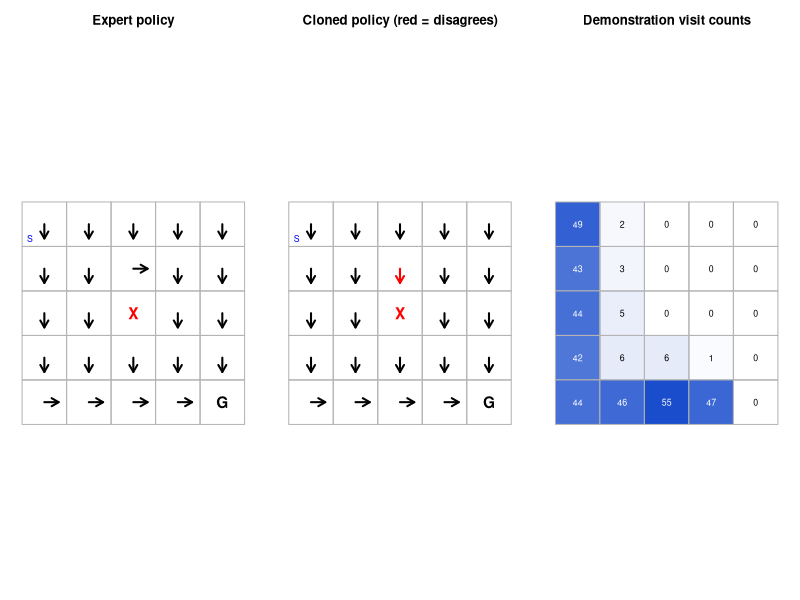

Write the R code that produced this figure.
## ---- chunk 1
set.seed(42)

# Gridworld geometry
grid_n   <- 5
n_states <- grid_n * grid_n
actions  <- c("up", "down", "left", "right")
n_act    <- length(actions)

start_state <- 1                 # top-left  (row 1, col 1)
goal_state  <- n_states          # bottom-right (row 5, col 5)
trap_state  <- 13                # a cell in the middle (row 3, col 3)

# Map a state id to (row, col) and back
to_rc <- function(s) c(row = ((s - 1) %/% grid_n) + 1,
                       col = ((s - 1) %%  grid_n) + 1)
to_s  <- function(r, c) (r - 1) * grid_n + c

# Deterministic transition: returns the next state id
step_env <- function(s, a) {
  rc <- to_rc(s); r <- rc["row"]; c <- rc["col"]
  if (a == "up")    r <- max(1, r - 1)
  if (a == "down")  r <- min(grid_n, r + 1)
  if (a == "left")  c <- max(1, c - 1)
  if (a == "right") c <- min(grid_n, c + 1)
  as.integer(to_s(r, c))
}

# Reward for landing in a state
reward_of <- function(s) {
  if (s == goal_state) return(10)
  if (s == trap_state) return(-10)
  -0.1                                  # small step cost
}

is_terminal <- function(s) s == goal_state || s == trap_state

# Value iteration to get the optimal expert policy
gamma <- 0.95
V <- rep(0, n_states)
for (iter in 1:500) {
  V_new <- V
  for (s in 1:n_states) {
    if (is_terminal(s)) { V_new[s] <- reward_of(s); next }
    q <- sapply(actions, function(a) {
      s2 <- step_env(s, a)
      reward_of(s2) + gamma * V[s2]
    })
    V_new[s] <- max(q)
  }
  if (max(abs(V_new - V)) < 1e-8) { V <- V_new; break }
  V <- V_new
}

# Greedy expert policy: best action index per state
expert_policy <- integer(n_states)
for (s in 1:n_states) {
  q <- sapply(actions, function(a) {
    s2 <- step_env(s, a); reward_of(s2) + gamma * V[s2]
  })
  expert_policy[s] <- which.max(q)
}

cat("Expert policy (action index per cell, row-major):\n")
print(matrix(expert_policy, nrow = grid_n, byrow = TRUE))
## ---- chunk 2
# Roll out a policy (given as action indices per state) from the start.
# epsilon adds exploration so demonstrations are not a single fixed path.
rollout <- function(policy, epsilon = 0, max_steps = 50) {
  s <- start_state
  states <- integer(0); acts <- integer(0)
  for (t in 1:max_steps) {
    if (is_terminal(s)) break
    a_idx <- if (runif(1) < epsilon) sample.int(n_act, 1) else policy[s]
    states <- c(states, s); acts <- c(acts, a_idx)
    s <- step_env(s, actions[a_idx])
  }
  list(states = states, acts = acts, final = s)
}

# Collect demonstrations from many epsilon-soft expert episodes
n_demo_eps <- 40
demo_states <- integer(0); demo_acts <- integer(0)
for (e in 1:n_demo_eps) {
  ro <- rollout(expert_policy, epsilon = 0.15)
  demo_states <- c(demo_states, ro$states)
  demo_acts   <- c(demo_acts,   ro$acts)
}

cat("Collected", length(demo_states), "state-action pairs from",
    n_demo_eps, "episodes.\n")
cat("Distinct states visited in demonstrations:",
    length(unique(demo_states)), "of", n_states, "\n")
## ---- chunk 3
# Feature map: one-hot row and column for a state -> length 2*grid_n vector
features <- function(s) {
  rc <- to_rc(s)
  f_row <- as.numeric(seq_len(grid_n) == rc["row"])
  f_col <- as.numeric(seq_len(grid_n) == rc["col"])
  c(f_row, f_col)
}

# Build the supervised training matrix from demonstrations
X <- t(sapply(demo_states, features))
colnames(X) <- c(paste0("r", 1:grid_n), paste0("c", 1:grid_n))
y <- demo_acts

# One-vs-rest logistic regression, one model per action present in data
present_acts <- sort(unique(y))
models <- list()
for (a in present_acts) {
  yb <- as.integer(y == a)
  df <- data.frame(yb = yb, X)
  models[[as.character(a)]] <-
    suppressWarnings(glm(yb ~ ., data = df, family = binomial()))
}

# Cloned policy: predict best action for every state in the grid
clone_action <- function(s) {
  xf <- as.data.frame(t(features(s)))
  colnames(xf) <- colnames(X)
  scores <- sapply(present_acts, function(a)
    suppressWarnings(predict(models[[as.character(a)]], xf, type = "link")))
  present_acts[which.max(scores)]
}

clone_policy <- sapply(1:n_states, clone_action)

# Action-matching accuracy on the demonstrated states (the misleading metric)
train_pred <- sapply(demo_states, clone_action)
bc_action_acc <- mean(train_pred == demo_acts)
cat(sprintf("Behavioral cloning action accuracy on demo states: %.1f%%\n",
            100 * bc_action_acc))
## ---- chunk 4
# Run a deterministic policy from a given start; return success and return.
evaluate_from <- function(policy, start, max_steps = 50) {
  s <- start; total <- 0; disc <- 1
  for (t in 1:max_steps) {
    if (is_terminal(s)) break
    s2 <- step_env(s, actions[policy[s]])
    total <- total + disc * reward_of(s2)
    disc  <- disc * gamma
    s <- s2
  }
  list(success = (s == goal_state), ret = total)
}

# Evaluate both policies from every non-terminal cell
cells <- setdiff(1:n_states, c(goal_state, trap_state))
expert_succ <- mean(sapply(cells, function(s) evaluate_from(expert_policy, s)$success))
clone_succ  <- mean(sapply(cells, function(s) evaluate_from(clone_policy,  s)$success))
expert_ret  <- mean(sapply(cells, function(s) evaluate_from(expert_policy, s)$ret))
clone_ret   <- mean(sapply(cells, function(s) evaluate_from(clone_policy,  s)$ret))

results <- data.frame(
  Policy        = c("Expert (optimal)", "Behavioral cloning"),
  SuccessRate   = c(expert_succ, clone_succ),
  MeanReturn    = c(expert_ret,  clone_ret)
)
print(results)
## ---- chunk 5
knitr::kable(
  results,
  digits  = 3,
  col.names = c("Policy", "Success rate", "Mean discounted return"),
  caption = "Expert versus behavioral-cloning performance, averaged over every non-terminal start cell. The clone has high action accuracy on demonstrated states but a lower task success rate, the signature of compounding error on states the expert rarely visited."
)
## ---- chunk 6
# Arrow directions for plotting
arrow_dx <- c(up = 0, down = 0, left = -1, right = 1)
arrow_dy <- c(up = 1, down = -1, left = 0, right = 0)

# Demonstration visitation counts per state
visit_counts <- tabulate(demo_states, nbins = n_states)

draw_policy <- function(policy, title, compare = NULL) {
  plot(NA, xlim = c(0.5, grid_n + 0.5), ylim = c(0.5, grid_n + 0.5),
       xlab = "", ylab = "", axes = FALSE, main = title, asp = 1)
  for (s in 1:n_states) {
    rc <- to_rc(s)
    x <- rc["col"]; y <- grid_n - rc["row"] + 1
    rect(x - 0.5, y - 0.5, x + 0.5, y + 0.5, border = "grey70")
    if (s == goal_state) { text(x, y, "G", cex = 1.4, font = 2); next }
    if (s == trap_state) { text(x, y, "X", cex = 1.4, font = 2, col = "red"); next }
    a <- actions[policy[s]]
    col <- if (!is.null(compare) && policy[s] != compare[s]) "red" else "black"
    arrows(x, y, x + 0.32 * arrow_dx[a], y + 0.32 * arrow_dy[a],
           length = 0.08, lwd = 2, col = col)
    if (s == start_state) text(x - 0.32, y - 0.32, "S", cex = 0.8, col = "blue")
  }
}

draw_heat <- function(counts, title) {
  plot(NA, xlim = c(0.5, grid_n + 0.5), ylim = c(0.5, grid_n + 0.5),
       xlab = "", ylab = "", axes = FALSE, main = title, asp = 1)
  mx <- max(counts)
  for (s in 1:n_states) {
    rc <- to_rc(s)
    x <- rc["col"]; y <- grid_n - rc["row"] + 1
    shade <- if (mx > 0) counts[s] / mx else 0
    rect(x - 0.5, y - 0.5, x + 0.5, y + 0.5,
         col = rgb(0.1, 0.3, 0.8, alpha = shade), border = "grey70")
    text(x, y, counts[s], cex = 0.8,
         col = if (shade > 0.5) "white" else "black")
  }
}

par(mfrow = c(1, 3), mar = c(1, 1, 3, 1))
draw_policy(expert_policy, "Expert policy")
draw_policy(clone_policy,  "Cloned policy (red = disagrees)", compare = expert_policy)
draw_heat(visit_counts,    "Demonstration visit counts")
